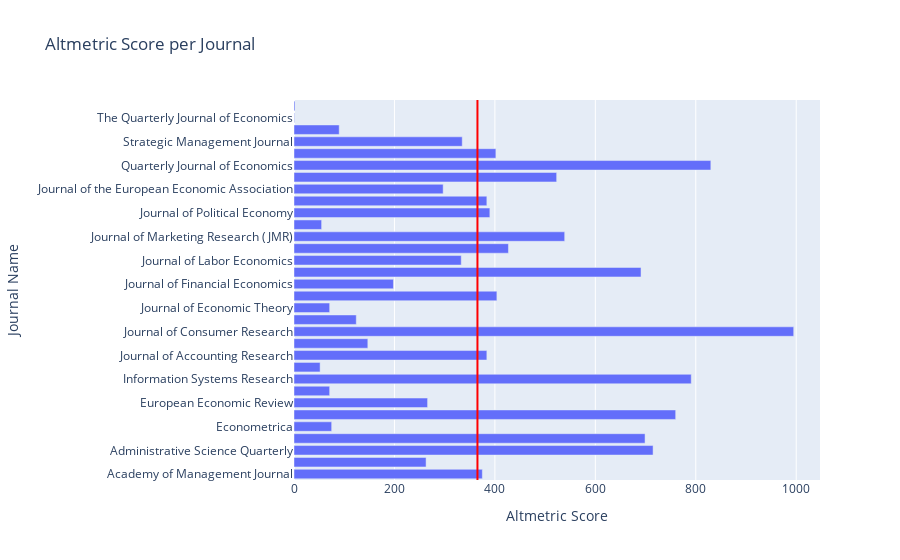

Notebook code for this chart:
### Code cell
fig = go.Figure(go.Bar(
            x=data[select.value],
            y=data["journal_name"],
            orientation='h'))

# add vertival line for average
avg = np.mean(data[select.value])
fig.update_layout(shapes=[
    dict(
      type= 'line',
      yref= 'paper', y0= 0, y1= 1,
      xref= 'x', x0= avg, x1= avg,
      line=dict(color="red")
    )
])

fig.update_layout(title='Altmetric Score per Journal',
                   xaxis_title='Altmetric Score',
                   yaxis_title='Journal Name')

fig.show()

### Figure 1 — Plotly figure (JSON) as saved in the notebook; plotly's stock layout.template omitted (floating-point values rounded to 4 significant figures)
{"data": [{"orientation": "h", "type": "bar", "x": [375, 263, 715, 699, 75, 760, 266, 71, 791, 52, 384, 147, 995, 124, 71, 404, 198, 691, 333, 427, 539, 55, 390, 384, 297, 523, 830, 402, 335, 90, 1, 2], "y": ["Academy of Management Journal", "Academy of Management Review", "Administrative Science Quarterly", "American Economic Review", "Econometrica", "Economic Journal", "European Economic Review", "Games & Economic Behavior", "Information Systems Research", "Journal of Accounting & Economics", "Journal of Accounting Research", "Journal of Business Research", "Journal of Consumer Research", "Journal of Econometrics", "Journal of Economic Theory", "Journal of Finance", "Journal of Financial Economics", "Journal of Health Economics", "Journal of Labor Economics", "Journal of Marketing", "Journal of Marketing Research (JMR)", "Journal of Monetary Economics", "Journal of Political Economy", "Journal of the American Statistical Association", "Journal of the European Economic Association", "Management Science", "Quarterly Journal of Economics", "Review of Economic Studies", "Strategic Management Journal", "The Academy of Management Annals", "The Quarterly Journal of Economics", "The Review of Economic Studies"]}], "layout": {"shapes": [{"line": {"color": "red"}, "type": "line", "x0": 365.3, "x1": 365.3, "xref": "x", "y0": 0, "y1": 1, "yref": "paper"}], "title": {"text": "Altmetric Score per Journal"}, "xaxis": {"title": {"text": "Altmetric Score"}}, "yaxis": {"title": {"text": "Journal Name"}}}}
